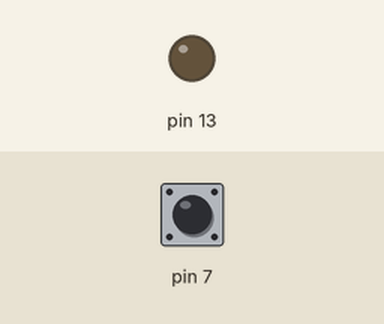
This sketch was run on a simulated Arduino Uno, built with avr-gcc and run on an emulated ATmega328P. On the bench: output pins drawn as LEDs (lit = HIGH). The test bench sets the inputs (shaded band); at power-on: pin 7 HIGH.

Above: at 1.2 s.
1.3 s: pin 7 pulled LOW for 0.15 s
At 2.2 s:
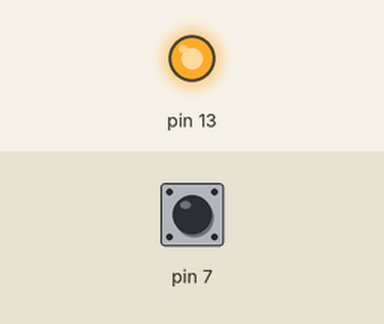
2.9 s: pin 7 pulled LOW for 1 s
At 3.4 s:
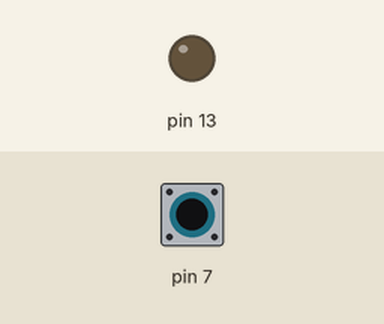
5.4 s: pin 7 pulled LOW for 3.2 s
At 6.5 s:
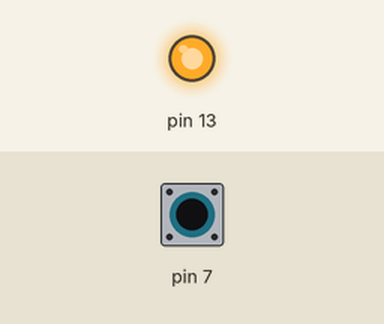
Timing chart, 0 to 8.4 s (numbered marks = the images above; inputs shaded):
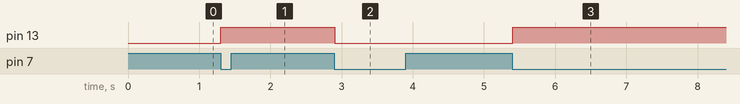

Measured:
- after the input at 1.3 s, pin 13: LOW → HIGH at once
- after the input at 2.9 s, pin 13: HIGH → LOW at once
- after the input at 5.4 s, pin 13: LOW → HIGH at once

The sketch:

reliableToggle.ino
```cpp
/*  This is the reliableToggle.ino File  */


void setup() { //configure pin 7 as an input and enable the internal pull-up resistor
  pinMode(7, INPUT_PULLUP);
  pinMode(13,OUTPUT);
}

int digitalPressed(int pinnr) //returns true if switch is pressed
{
if (digitalRead(pinnr) == true)
  return false;
else
  return true;
}

int Find_Trigger(int PinNumber){
static int previouspressed=false;//static means global lifetime but local scope
static int currentpressed=false;
previouspressed = currentpressed;
currentpressed = digitalPressed(PinNumber);
if ((previouspressed==false) && (currentpressed==true))
  return true;
else
  return false;
}

int n = 0;

void loop() {
  // put your main code here, to run repeatedly:

  if (Find_Trigger(7))
   {
    digitalWrite(13,!digitalRead(13));
   }
  delay(5);

}
```
